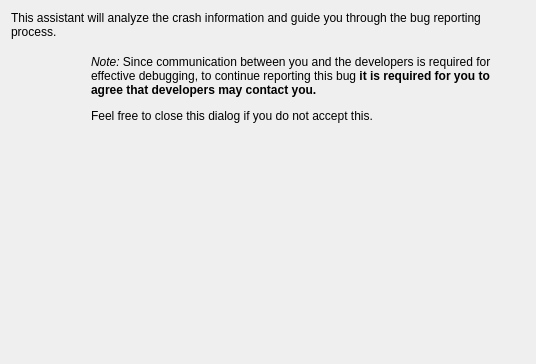
<?xml version="1.0" encoding="UTF-8"?>
<ui version="4.0">
 <class>AssistantPageIntroduction</class>
 <widget class="QWidget" name="AssistantPageIntroduction">
  <property name="geometry">
   <rect>
    <x>0</x>
    <y>0</y>
    <width>536</width>
    <height>364</height>
   </rect>
  </property>
  <layout class="QVBoxLayout" name="verticalLayout">
   <item>
    <widget class="QLabel" name="m_introLabel">
     <property name="text">
      <string comment="@info">This assistant will analyze the crash information and guide you through the bug reporting process.</string>
     </property>
     <property name="wordWrap">
      <bool>true</bool>
     </property>
    </widget>
   </item>
   <item>
    <spacer name="verticalSpacer_2">
     <property name="orientation">
      <enum>Qt::Vertical</enum>
     </property>
     <property name="sizeType">
      <enum>QSizePolicy::Fixed</enum>
     </property>
     <property name="sizeHint" stdset="0">
      <size>
       <width>20</width>
       <height>10</height>
      </size>
     </property>
    </spacer>
   </item>
   <item>
    <layout class="QHBoxLayout" name="horizontalLayout_2">
     <item>
      <widget class="QLabel" name="m_warningIcon">
       <property name="sizePolicy">
        <sizepolicy hsizetype="Fixed" vsizetype="Fixed">
         <horstretch>0</horstretch>
         <verstretch>0</verstretch>
        </sizepolicy>
       </property>
       <property name="maximumSize">
        <size>
         <width>64</width>
         <height>64</height>
        </size>
       </property>
      </widget>
     </item>
     <item>
      <spacer name="horizontalSpacer">
       <property name="orientation">
        <enum>Qt::Horizontal</enum>
       </property>
       <property name="sizeType">
        <enum>QSizePolicy::Fixed</enum>
       </property>
       <property name="sizeHint" stdset="0">
        <size>
         <width>10</width>
         <height>5</height>
        </size>
       </property>
      </spacer>
     </item>
     <item>
      <widget class="QLabel" name="m_warningLabel">
       <property name="text">
        <string comment="@info note before starting the bug reporting process">&lt;p&gt;&lt;i&gt;Note:&lt;/i&gt; Since communication between you and the developers is required for effective debugging, to continue reporting this bug &lt;strong&gt;it is required for you to agree that developers may contact you.&lt;/strong&gt;&lt;/p&gt;&lt;p&gt;Feel free to close this dialog if you do not accept this.&lt;/p&gt;</string>
       </property>
       <property name="wordWrap">
        <bool>true</bool>
       </property>
      </widget>
     </item>
    </layout>
   </item>
   <item>
    <spacer name="verticalSpacer">
     <property name="orientation">
      <enum>Qt::Vertical</enum>
     </property>
     <property name="sizeHint" stdset="0">
      <size>
       <width>20</width>
       <height>249</height>
      </size>
     </property>
    </spacer>
   </item>
  </layout>
 </widget>
 <resources/>
 <connections/>
</ui>
